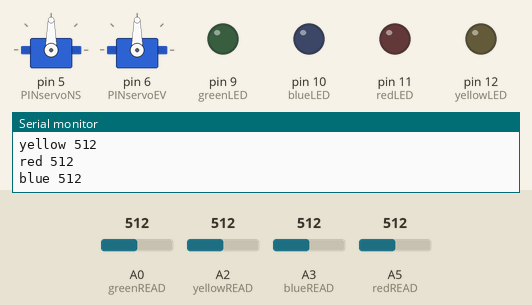
Simulated run of this sketch. Board: Arduino Uno, built with avr-gcc and run on an emulated ATmega328P. On the bench: 2 × servo, output pins drawn as LEDs (lit = HIGH), the last lines printed to the serial monitor. The test bench sets the inputs (shaded band); at power-on: A0 (greenREAD) = 512, A2 (yellowREAD) = 512, A5 (redREAD) = 512, A3 (blueREAD) = 512.

Above: at 2.2 s.
2.3 s: A0 (greenREAD) set to 698
3.8 s: A0 (greenREAD) set to 723
At 4.64 s:
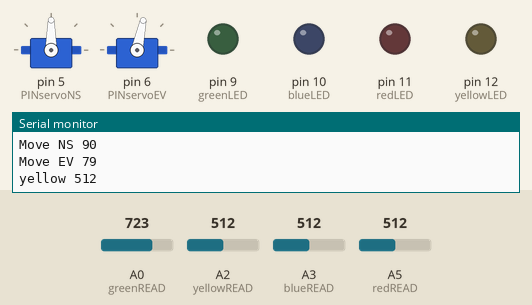
6.8 s: A2 (yellowREAD) set to 318
9.8 s: A2 (yellowREAD) set to 300
At 9.97 s:
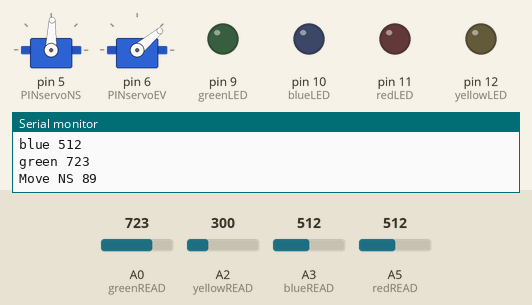
At 10.8 s:
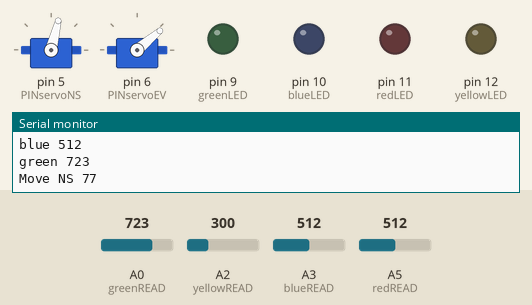
12.8 s: A5 (redREAD) set to 911
15.8 s: A5 (redREAD) set to 942
At 15.89 s:
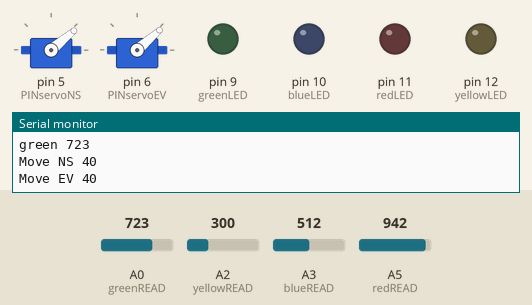
Timing chart, 0 to 21.5 s (numbered marks = the images above; inputs shaded):
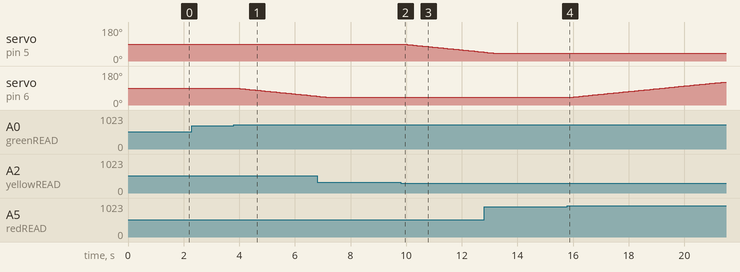

The sketch:

Proiect_PM.ino
```cpp
#include <Servo.h>

#define yellowLED 12
#define redLED 11
#define blueLED 10
#define greenLED 9

#define yellowREAD A2
#define redREAD A5
#define blueREAD A3
#define greenREAD A0

#define PINservoNS 5
#define PINservoEV 6

#define servoInitalValueNS 90
#define servoInitalValueEV 90

#define activateValue 200

#define loopDelay 0
#define servoDelay 20

#define lowerAngleBoundry 40
#define upperAngleBoundry 120

Servo servoNS;
Servo servoEV;

void setup() {

  Serial.begin(9600);

  pinMode(yellowLED, OUTPUT);
  pinMode(redLED, OUTPUT);
  pinMode(blueLED, OUTPUT);
  pinMode(greenLED, OUTPUT);

  pinMode(yellowREAD, INPUT);
  pinMode(redREAD, INPUT);
  pinMode(blueREAD, INPUT);
  pinMode(greenREAD, INPUT);

  servoNS.attach(PINservoNS);
  servoEV.attach(PINservoEV);

  servoNS.write(servoInitalValueNS);
  delay(500);
  servoEV.write(servoInitalValueEV);
  delay(500);


}

void loop() {

  int yellowStatus = analogRead(yellowREAD);
  int redStatus = analogRead(redREAD);
  int blueStatus = analogRead(blueREAD);
  int greenStatus = analogRead(greenREAD);

  printSerial(yellowStatus, redStatus, blueStatus, greenStatus);
  servoControl(yellowStatus, redStatus, blueStatus, greenStatus);

  delay(loopDelay);

}

void servoControl(int yellowStatus, int redStatus, int blueStatus, int greenStatus) {

  static int NSpos = servoInitalValueNS;
  static int EVpos = servoInitalValueEV;

  #define yellowREAD A2
  #define redREAD A5
  #define blueREAD A3
  #define greenREAD A0


  int northSensor = blueStatus;
  int southSensor = yellowStatus;

  int eastSensor = greenStatus;
  int westSensor = redStatus;


  int NSDif = northSensor - southSensor;
  int EVDif = eastSensor - westSensor;

  int NSDelta = 0;
  int EVDelta = 0;

  if(abs(NSDif) > activateValue){
    /*
      North has greater value than south, so move south
    */
    if(NSDif > 0){
      NSDelta = -1;
    }
    else{
      NSDelta = 1;
    }
  }

  if(abs(EVDif) > activateValue){
    /*
      North has greater value than south, so move south
    */
    if(EVDif > 0){
      EVDelta = -1;
    }
    else{
      EVDelta = 1;
    }
  }


  //Value checks so I don't damage the servo motor
  if((lowerAngleBoundry <= (NSpos + NSDelta)) && ((NSpos + NSDelta) <= upperAngleBoundry)) {
    //do stuff to NS servomotor
    NSpos += NSDelta;
    servoNS.write(NSpos);
    delay(servoDelay);
  }

  Serial.println("Move NS " + String(NSpos));

  if((lowerAngleBoundry <= (EVpos + EVDelta)) && ((EVpos + EVDelta) <= upperAngleBoundry)) {
    //do stuff to EV servomotor
    EVpos += EVDelta;
    servoEV.write(EVpos);
    delay(servoDelay);
  }

  Serial.println("Move EV " + String(EVpos));


}

void printSerial(int yellowStatus, int redStatus, int blueStatus, int greenStatus) {
  String yellowMessage = "yellow " + String(yellowStatus, DEC);
  Serial.println(yellowMessage);

  String redMessage = "red " + String(redStatus, DEC);
  Serial.println(redMessage);

  String blueMessage = "blue " + String(blueStatus, DEC);
  Serial.println(blueMessage);

  String greenMessage = "green " + String(greenStatus, DEC);
  Serial.println(greenMessage);
}
```

Measured:
- the behaviour switches between 712 and 713 on A0 (greenREAD) (found by bisection; images 0 and 1)
- the behaviour switches between 312 and 311 on A2 (yellowREAD) (found by bisection; images 1 and 2)
- the behaviour switches between 923 and 924 on A5 (redREAD) (found by bisection; images 3 and 4)
- after the input at 3.8 s, servo on pin 6 (PINservoEV): moves from 90° to 47° over 2.9 s, starting after 0.08 s
- after the input at 9.8 s, servo on pin 5 (PINservoNS): moves from 90° to 47° over 2.9 s, starting after 0.10 s
- after the input at 15.8 s, servo on pin 6 (PINservoEV): moves from 40° to 120° over 5.4 s, starting after 0.08 s
